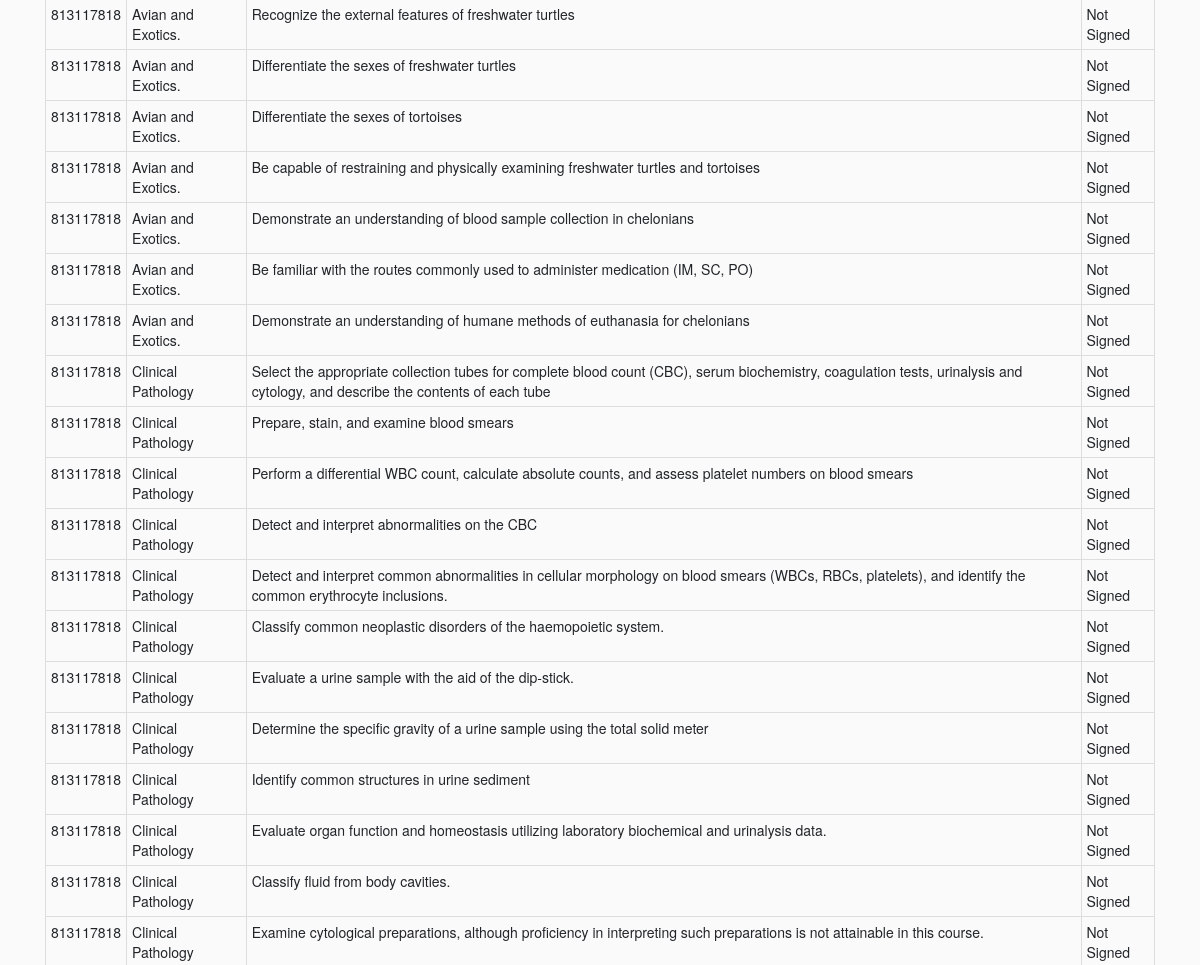
The page /stu_report/813117818 (signed in, middle part) on the database as committed earlier.
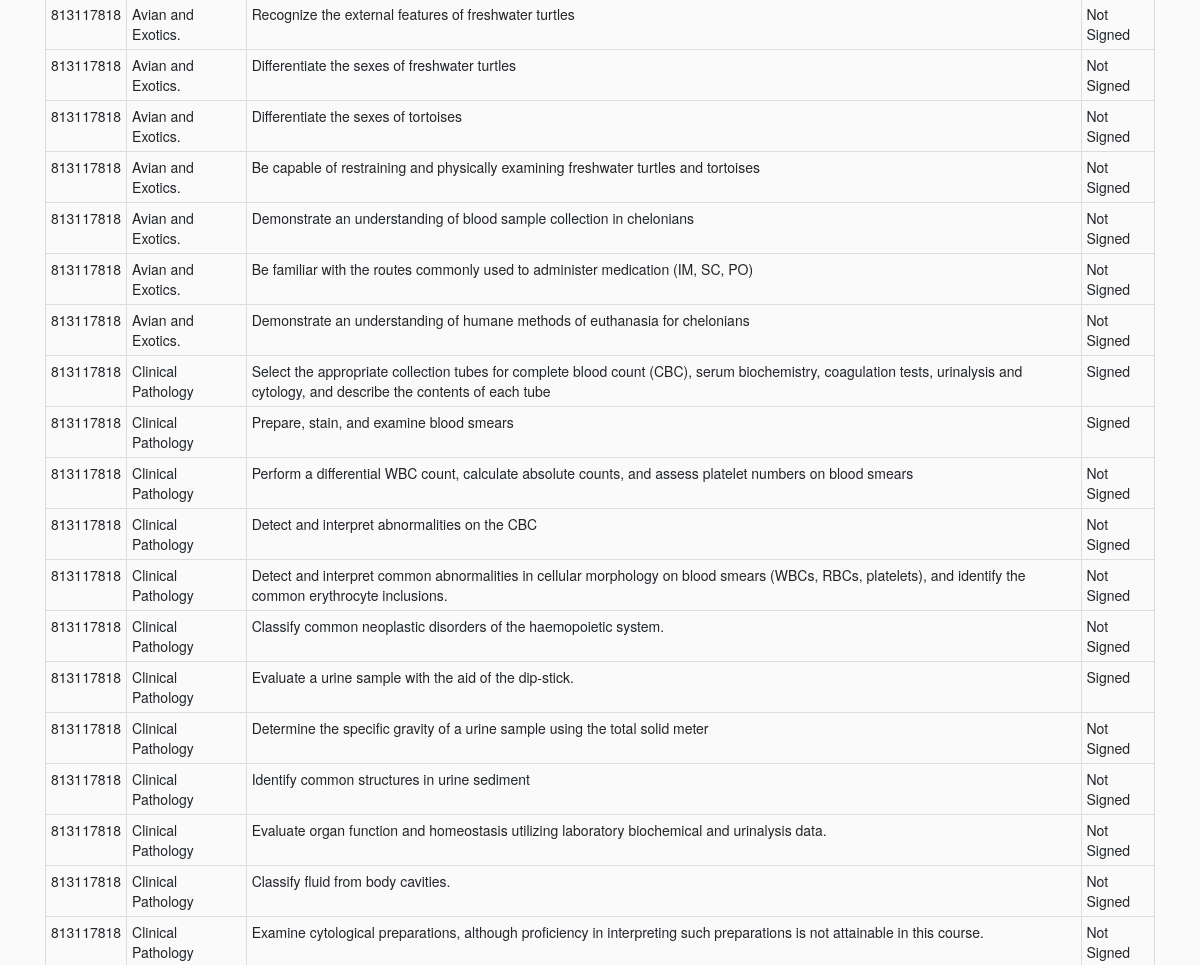
The same page on the database as committed later.
### flaskblog/models.py (models this page shows, shortened)
class Competancy_rec(db.Model):
    id = db.Column(db.Integer, primary_key = True, autoincrement="auto")
    mark = db.Column(db.Boolean, nullable = True )
    comp_id = db.Column(db.String, db.ForeignKey('comp.descrip'), nullable=False)
    comp_name = db.Column(db.String(100), nullable=False)
    clinician_id = db.Column(db.Integer, db.ForeignKey('user2.id'), nullable=False)
    student_id = db.Column(db.Integer, db.ForeignKey('student.id'), nullable=False)
    timestamp = db.Column(db.DateTime, nullable=False, default=datetime.utcnow)

### flaskblog/routes.py (the view)
@app.route("/stu_report/<string:student_id>", methods=['GET', 'POST'])
@login_required
def stu_report(student_id): #searching comp_rec for a student's record
    records= Competancy_rec.query.filter_by(student_id=student_id).all()
    student= Student.query.filter_by(studentid=student_id).first()
    return render_template('stu_report.html', title="Student Report", records=records, student=student)

### flaskblog/models.py (called while the page is built)
@login_manager.user_loader
def load_user(user_id):
    return User2.query.get(int(user_id))

### flaskblog/templates/stu_report.html (shortened to what this page needs)
{% extends "layout.html" %}
{% block content%}
    <div class="content section">
        <div id="studentinfo">
            <table class="table table-bordered table-condensed">
                <tbody>
                        {% for val in records %}
                                <tr>
                                    <td>{{val.student_id}}</td>
                                    <td>{{val.comp_name}}</td>
                                    <td>{{val.comp_id}}</td>
                                    <td>{% if val.mark == 1 %}
                                            Signed
                                        {% else %}
                                            Not Signed
                                        {% endif %}
                                    </td>
                                </tr>
                        {% endfor %}
                </tbody>
            </table>
        </div>
    </div>
{% endblock content %}

Rows that differ between the two databases and show on the page:
changed Competancy_rec (number 8 of 19 on the later page): mark "Not Signed" → "Signed"
changed Competancy_rec "Prepare, stain, and examine blood smears": mark "Not Signed" → "Signed"
changed Competancy_rec "Evaluate a urine sample with the aid of the dip-stick.": mark "Not Signed" → "Signed"
